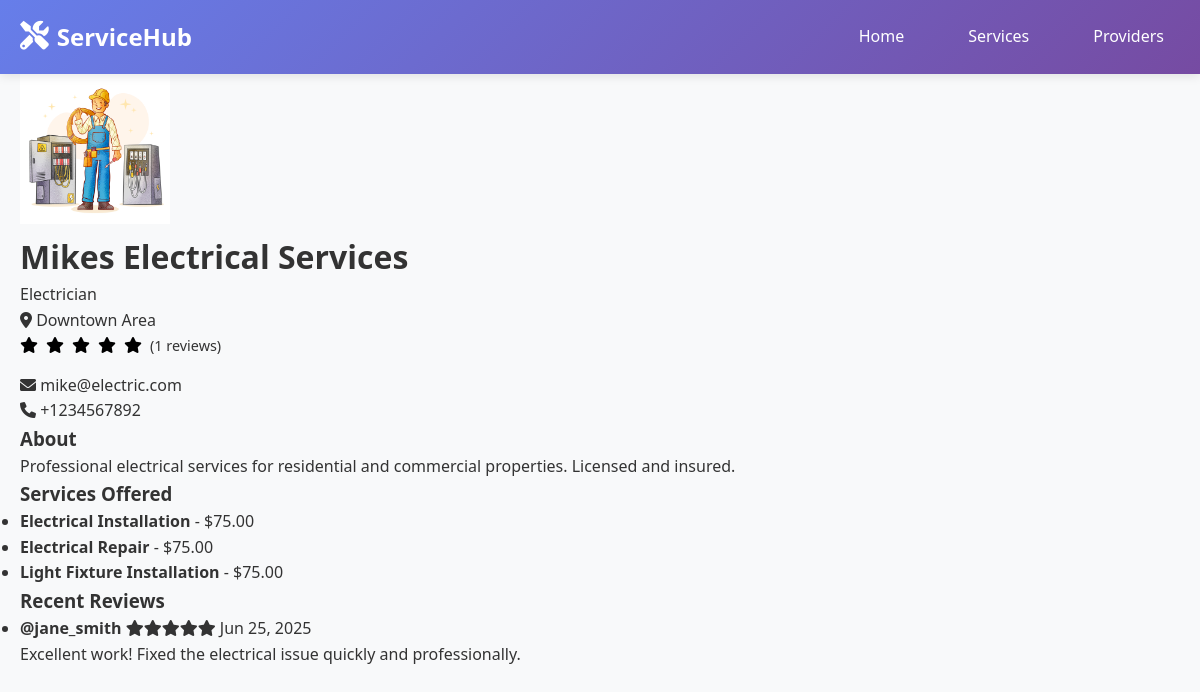
Screenshot of /provider-details.php?id=1 with the database file from the repository.
### tables this page shows
CREATE TABLE `providers` (
  `id` int(11) NOT NULL,
  `user_id` int(11) NOT NULL,
  `business_name` varchar(100) NOT NULL,
  `service_category` enum('electrician','plumber','photographer','cleaner','gardener','painter','carpenter','mechanic','tutor','designer') NOT NULL,
  `description` text DEFAULT NULL,
  `location` varchar(255) NOT NULL,
  `phone` varchar(20) NOT NULL,
  `hourly_rate` decimal(10,2) NOT NULL,
  `kyc_document` varchar(255) DEFAULT NULL,
  `status` enum('pending','approved','rejected') NOT NULL DEFAULT 'pending',
  `rating` decimal(3,2) DEFAULT 0.00,
  `total_reviews` int(11) DEFAULT 0,
  `created_at` timestamp NOT NULL DEFAULT current_timestamp(),
  `updated_at` timestamp NOT NULL DEFAULT current_timestamp() ON UPDATE current_timestamp()
);

CREATE TABLE `users` (
  `id` int(11) NOT NULL,
  `username` varchar(50) NOT NULL,
  `email` varchar(100) NOT NULL,
  `password` varchar(255) NOT NULL,
  `role` enum('admin','provider','customer') NOT NULL DEFAULT 'customer',
  `status` enum('active','inactive','suspended') NOT NULL DEFAULT 'active',
  `profile_image` varchar(255) DEFAULT NULL,
  `phone` varchar(20) DEFAULT NULL,
  `address` text DEFAULT NULL,
  `created_at` timestamp NOT NULL DEFAULT current_timestamp(),
  `updated_at` timestamp NOT NULL DEFAULT current_timestamp() ON UPDATE current_timestamp()
);

CREATE TABLE `services` (
  `id` int(11) NOT NULL,
  `provider_id` int(11) NOT NULL,
  `title` varchar(100) NOT NULL,
  `description` text DEFAULT NULL,
  `price` decimal(10,2) NOT NULL,
  `duration` int(11) NOT NULL COMMENT 'Duration in minutes',
  `status` enum('active','inactive') NOT NULL DEFAULT 'active',
  `created_at` timestamp NOT NULL DEFAULT current_timestamp(),
  `updated_at` timestamp NOT NULL DEFAULT current_timestamp() ON UPDATE current_timestamp()
);

CREATE TABLE `reviews` (
  `id` int(11) NOT NULL,
  `customer_id` int(11) NOT NULL,
  `provider_id` int(11) NOT NULL,
  `booking_id` int(11) NOT NULL,
  `rating` int(11) NOT NULL CHECK (`rating` >= 1 and `rating` <= 5),
  `comment` text DEFAULT NULL,
  `status` enum('active','hidden') NOT NULL DEFAULT 'active',
  `created_at` timestamp NOT NULL DEFAULT current_timestamp()
);

### includes/functions.php (called while the page is built, shortened)
<?php
function format_currency($amount) {
    return '$' . number_format($amount, 2);
}
function get_service_categories() {
    return [
        'electrician' => 'Electrician',
        'plumber' => 'Plumber',
        'photographer' => 'Photographer',
        'cleaner' => 'Cleaner',
        'gardener' => 'Gardener',
        'painter' => 'Painter',
        'carpenter' => 'Carpenter',
        'mechanic' => 'Mechanic',
        'tutor' => 'Tutor',
        'designer' => 'Designer'
    ];
}
?>

### provider-details.php (the view, shortened to what this page needs)
<?php
require_once 'config/database.php';
require_once 'includes/functions.php';
$provider_id = isset($_GET['id']) ? intval($_GET['id']) : 0;
$provider_query = "SELECT p.*, u.email, u.profile_image, u.username FROM providers p JOIN users u ON p.user_id = u.id WHERE p.id = ? AND p.status = 'approved'";
$provider_stmt = mysqli_prepare($conn, $provider_query);
mysqli_stmt_bind_param($provider_stmt, 'i', $provider_id);
mysqli_stmt_execute($provider_stmt);
$provider_result = mysqli_stmt_get_result($provider_stmt);
$provider = mysqli_fetch_assoc($provider_result);
$rating_query = "SELECT AVG(rating) as avg_rating, COUNT(*) as review_count FROM reviews WHERE provider_id = ? AND status = 'active'";
$rating_stmt = mysqli_prepare($conn, $rating_query);
mysqli_stmt_bind_param($rating_stmt, 'i', $provider_id);
mysqli_stmt_execute($rating_stmt);
$rating_result = mysqli_stmt_get_result($rating_stmt);
$rating_data = mysqli_fetch_assoc($rating_result);
$avg_rating = round($rating_data['avg_rating'] ?: 0, 1);
$review_count = $rating_data['review_count'] ?: 0;
$services_query = "SELECT * FROM services WHERE provider_id = ? AND status = 'active' ORDER BY created_at DESC";
$services_stmt = mysqli_prepare($conn, $services_query);
mysqli_stmt_bind_param($services_stmt, 'i', $provider_id);
mysqli_stmt_execute($services_stmt);
$services_result = mysqli_stmt_get_result($services_stmt);
$reviews_query = "SELECT r.*, u.username FROM reviews r JOIN users u ON r.customer_id = u.id WHERE r.provider_id = ? AND r.status = 'active' ORDER BY r.created_at DESC LIMIT 10";
$reviews_stmt = mysqli_prepare($conn, $reviews_query);
mysqli_stmt_bind_param($reviews_stmt, 'i', $provider_id);
mysqli_stmt_execute($reviews_stmt);
$reviews_result = mysqli_stmt_get_result($reviews_stmt);
$categories = get_service_categories();
?>
<!DOCTYPE html>
<html lang="en">
<head>
    <link rel="stylesheet" href="assets/css/style.css">
    <link href="https://cdnjs.cloudflare.com/ajax/libs/font-awesome/6.0.0/css/all.min.css" rel="stylesheet">
</head>
<body>
    <nav class="navbar">
        <div class="nav-container">
            <div class="nav-logo">
                <a href="index.php">
                    <i class="fas fa-tools"></i>
                    <span>ServiceHub</span>
                </a>
            </div>
            <div class="nav-menu">
                <a href="index.php" class="nav-link">Home</a>
                <a href="services.php" class="nav-link">Services</a>
                <a href="providers.php" class="nav-link">Providers</a>
            </div>
        </div>
    </nav>
    <div class="container">
        <div class="provider-details-card">
            <div class="provider-header">
                <img src="<?php echo !empty($provider['profile_image']) && file_exists('uploads/profiles/' . $provider['profile_image']) ? 'uploads/profiles/' . $provider['profile_image'] : 'assets/images/default-avatar.png'; ?>" alt="<?php echo htmlspecialchars($provider['business_name']); ?>" class="provider-thumb-large" style="width: 150px; height: 150px;">
                <div class="provider-main-info">
                    <h1><?php echo htmlspecialchars($provider['business_name']); ?></h1>
                    <p class="category">
                        <?php echo htmlspecialchars($categories[$provider['service_category']] ?? $provider['service_category']); ?>
                    </p>
                    <p class="location"><i class="fas fa-map-marker-alt"></i> <?php echo htmlspecialchars($provider['location']); ?></p>
                    <div class="rating">
                        <?php
                        $rounded_rating = round($avg_rating);
                        for ($i = 1; $i <= 5; $i++) {
                            if ($i <= $rounded_rating) {
                                echo '<i class="fas fa-star filled"></i>';
                            } else {
                                echo '<i class="far fa-star"></i>';
                            }
                        }
                        ?>
                        <span>(<?php echo $review_count; ?> reviews)</span>
                    </div>
                    <div class="contact-info">
                        <p><i class="fas fa-envelope"></i> <?php echo htmlspecialchars($provider['email']); ?></p>
                        <p><i class="fas fa-phone"></i> <?php echo htmlspecialchars($provider['phone']); ?></p>
                    </div>
                </div>
            </div>
            <div class="provider-description">
                <h3>About</h3>
                <p><?php echo nl2br(htmlspecialchars($provider['description'])); ?></p>
            </div>
            <div class="provider-services">
                <h3>Services Offered</h3>
                <?php if (mysqli_num_rows($services_result) > 0): ?>
                    <ul class="service-list">
                        <?php while ($service = mysqli_fetch_assoc($services_result)): ?>
                            <li>
                                <strong><?php echo htmlspecialchars($service['title']); ?></strong> - <?php echo format_currency($service['price']); ?>
                            </li>
                        <?php endwhile; ?>
                    </ul>
                <?php else: ?>
                    <p>No services listed yet.</p>
                <?php endif; ?>
            </div>
            <div class="provider-reviews">
                <h3>Recent Reviews</h3>
                <?php if (mysqli_num_rows($reviews_result) > 0): ?>
                    <ul class="review-list">
                        <?php while ($review = mysqli_fetch_assoc($reviews_result)): ?>
                            <li>
                                <div class="review-header">
                                    <strong>@<?php echo htmlspecialchars($review['username']); ?></strong>
                                    <span class="review-rating">
                                        <?php
                                        $stars = intval($review['rating']);
                                        for ($i = 1; $i <= 5; $i++) {
                                            if ($i <= $stars) {
                                                echo '<i class="fas fa-star filled"></i>';
                                            } else {
                                                echo '<i class="far fa-star"></i>';
                                            }
                                        }
                                        ?>
                                    </span>
                                    <span class="review-date">
                                        <?php echo date('M d, Y', strtotime($review['created_at'])); ?>
                                    </span>
                                </div>
                                <div class="review-body">
                                    <?php echo nl2br(htmlspecialchars($review['comment'])); ?>
                                </div>
                            </li>
                        <?php endwhile; ?>
                    </ul>
                <?php else: ?>
                    <p>No reviews yet.</p>
                <?php endif; ?>
            </div>
        </div>
    </div>
</body>
</html>

### assets/css/style.css (style rules this page uses)
* { margin: 0; padding: 0; box-sizing: border-box; }
body { font-family: 'Segoe UI', Tahoma, Geneva, Verdana, sans-serif; line-height: 1.6; color: #333; background-color: #f8f9fa; overflow-x: hidden; width: 100%; max-width: 100%; }
html { overflow-x: hidden; width: 100%; max-width: 100%; }
.container { max-width: 1200px; margin: 0 auto; padding: 0 20px; }
.navbar { background: linear-gradient(135deg, #667eea 0%, #764ba2 100%); padding: 1rem 0; box-shadow: 0 2px 10px rgba(0,0,0,0.1); position: sticky; top: 0; z-index: 1000; }
.nav-container { max-width: 1200px; margin: 0 auto; padding: 0 20px; display: flex; justify-content: space-between; align-items: center; }
.nav-logo a { color: white; text-decoration: none; font-size: 1.5rem; font-weight: bold; display: flex; align-items: center; gap: 0.5rem; }
.nav-logo i { font-size: 1.8rem; }
.nav-menu { display: flex; gap: 2rem; align-items: center; }
.nav-link { color: white; text-decoration: none; padding: 0.5rem 1rem; border-radius: 5px; transition: background-color 0.3s ease; }
.rating { margin-bottom: 1rem; display: flex; align-items: center; gap: 0.5rem; min-width: 100%; }
.rating .fas.fa-star.filled { color: black; }
.rating span { font-size: 0.9rem; }

### rows the page displays
providers: user.profile_image (picture), business_name "Mikes Electrical Services", service_category "Electrician", location "Downtown Area", user.email "mike@electric.com", phone "+1234567892", description "Professional electrical services for residential and commercial properties. Licensed and insured."
services: title "Electrical Installation", price "$75.00"
services: title "Electrical Repair", price "$75.00"
services: title "Light Fixture Installation", price "$75.00"
reviews: customer.username "jane_smith", rating 5 (drawn), created_at "Jun 25, 2025", comment "Excellent work! Fixed the electrical issue quickly and professionally."

### other values shown
$review_count "1"
